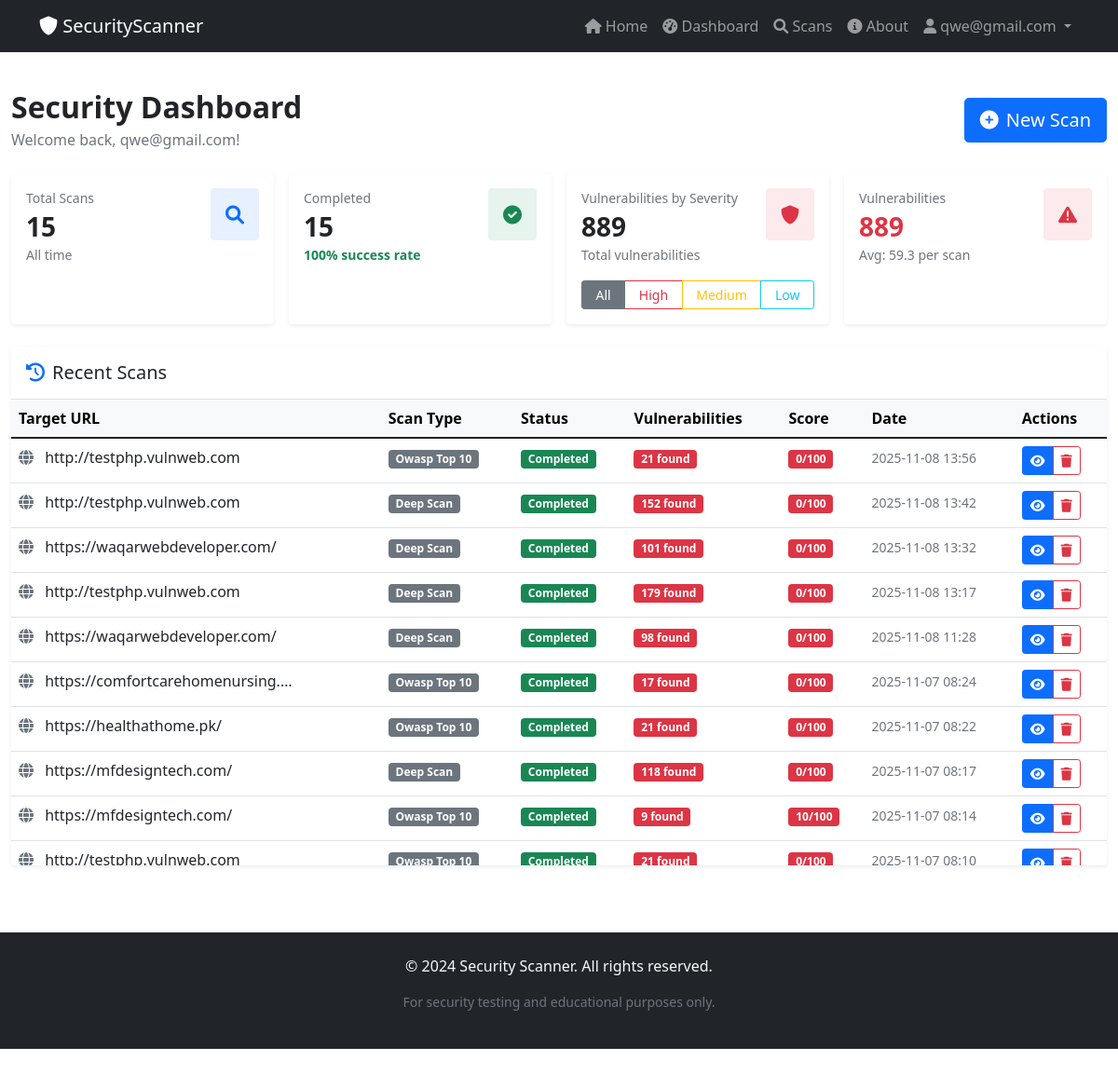
Before: /dashboard (signed in) with the older database file.
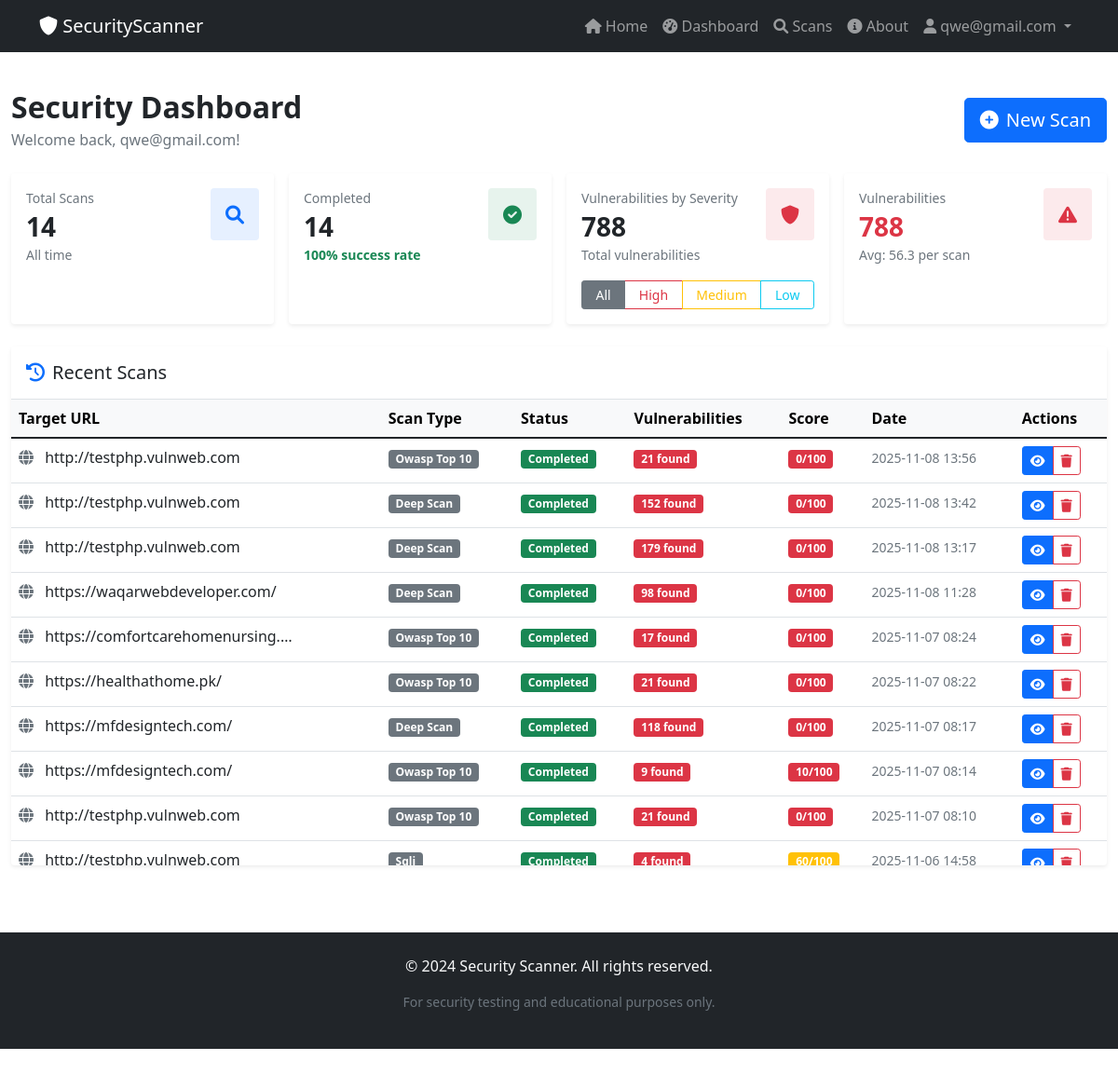
After: the same page with the newer database file.
### models.py (models this page shows, shortened)
class Scan(db.Model):
    __tablename__ = 'scans'
    id = db.Column(db.Integer, primary_key=True)
    user_id = db.Column(db.Integer, db.ForeignKey('users.id'), nullable=False)
    target_url = db.Column(db.String(500), nullable=False)
    scan_type = db.Column(db.String(50), nullable=False)
    status = db.Column(db.String(20), default='pending', index=True)
    results = db.Column(db.Text)  # JSON stored as text
    vulnerabilities_count = db.Column(db.Integer, default=0)
    security_score = db.Column(db.Integer, default=100)
    created_at = db.Column(db.DateTime, default=datetime.utcnow, index=True)
    started_at = db.Column(db.DateTime)
    completed_at = db.Column(db.DateTime)
    error_message = db.Column(db.Text)
    vulnerabilities = db.relationship('Vulnerability', backref='scan', lazy='dynamic', cascade='all, delete-orphan')
    def get_results(self):
        if not self.results:
            return {}
        try:
            return json.loads(self.results)
        except (json.JSONDecodeError, TypeError):
            return {'error': 'Invalid results format'}

### app.py (the view)
    @app.route('/dashboard')
    @login_required
    def dashboard():
        all_scans = Scan.query.filter(Scan.user_id == current_user.id, Scan.status != 'discarded').all()
        total_scans = len(all_scans)
        completed_scans = [s for s in all_scans if s.status == 'completed']
        active_scans = [s for s in all_scans if s.status == 'running']
        total_vulnerabilities = sum(s.vulnerabilities_count or 0 for s in all_scans)
        high_vulns = 0
        medium_vulns = 0
        low_vulns = 0
        for scan in all_scans:
            if scan.status == 'completed' and scan.results:
                results = scan.get_results()
                vulnerabilities = results.get('vulnerabilities', [])
                for vuln in vulnerabilities:
                    risk_level = vuln.get('risk_level', '')
                    if risk_level == 'High':
                        high_vulns += 1
                    elif risk_level == 'Medium':
                        medium_vulns += 1
                    elif risk_level == 'Low':
                        low_vulns += 1
        success_rate = round((len(completed_scans) / total_scans * 100)) if total_scans > 0 else 0
        avg_vulns = round(total_vulnerabilities / len(completed_scans), 1) if len(completed_scans) > 0 else 0
        stats = {
            'total_scans': total_scans,
            'completed_scans': len(completed_scans),
            'active_scans': len(active_scans),
            'total_vulnerabilities': total_vulnerabilities,
            'high_vulnerabilities': high_vulns,
            'medium_vulnerabilities': medium_vulns,
            'low_vulnerabilities': low_vulns,
            'success_rate': success_rate,
            'avg_vulnerabilities': avg_vulns
        }
        recent_scans = Scan.query.filter(Scan.user_id == current_user.id, Scan.status != 'discarded').order_by(Scan.created_at.desc()).all()
        return render_template('dashboard.html', scans=recent_scans, stats=stats)

### auth.py (called while the page is built)
@login_manager.user_loader
def load_user(user_id):
    return User.query.get(int(user_id))

### templates/dashboard.html (shortened to what the changed rows need)
{% extends "base.html" %}
{% block content %}
<div class="container-fluid py-4">
    <div class="row">
        <div class="col-12">
            <div class="d-flex justify-content-between align-items-center mb-4">
                <div>
                    <h2 class="fw-bold mb-1">Security Dashboard</h2>
                </div>
            </div>
            <div class="row g-3 mb-4">
                <div class="col-md-3">
                    <div class="card border-0 shadow-sm h-100">
                        <div class="card-body">
                            <div class="d-flex justify-content-between align-items-start">
                                <div>
                                    <p class="text-muted mb-1 small">Total Scans</p>
                                    <h3 id="totalScansCount" class="fw-bold mb-0">{{ stats.total_scans }}</h3>
                                    <small class="text-muted">All time</small>
                                </div>
                            </div>
                        </div>
                    </div>
                </div>
                <div class="col-md-3">
                    <div class="card border-0 shadow-sm h-100">
                        <div class="card-body">
                            <div class="d-flex justify-content-between align-items-start">
                                <div>
                                    <p class="text-muted mb-1 small">Completed</p>
                                    <h3 id="completedScansCount" class="fw-bold mb-0">{{ stats.completed_scans }}</h3>
                                    {% if stats.total_scans > 0 %}
                                    <small id="successRate" class="text-success">{{ stats.success_rate }}% success rate</small>
                                    {% else %}
                                    <small id="successRate" class="text-muted">No scans yet</small>
                                    {% endif %}
                                </div>
                            </div>
                        </div>
                    </div>
                </div>
                <div class="col-md-3">
                    <div class="card border-0 shadow-sm h-100">
                        <div class="card-body">
                            <div class="d-flex justify-content-between align-items-start mb-2">
                                <div class="flex-grow-1">
                                    <p class="text-muted mb-1 small">Vulnerabilities by Severity</p>
                                    <h3 id="severityCount" class="fw-bold mb-0">{{ stats.total_vulnerabilities }}</h3>
                                    <small id="severityLabel" class="text-muted">Total vulnerabilities</small>
                                </div>
                            </div>
                        </div>
                    </div>
                </div>
                <div class="col-md-3">
                    <div class="card border-0 shadow-sm h-100">
                        <div class="card-body">
                            <div class="d-flex justify-content-between align-items-start">
                                <div>
                                    <p class="text-muted mb-1 small">Vulnerabilities</p>
                                    <h3 id="totalVulnsCount" class="fw-bold mb-0 text-danger">{{ stats.total_vulnerabilities }}</h3>
                                    {% if stats.completed_scans > 0 %}
                                    <small id="avgVulns" class="text-muted">Avg: {{ stats.avg_vulnerabilities }} per scan</small>
                                    {% else %}
                                    <small id="avgVulns" class="text-muted">No data yet</small>
                                    {% endif %}
                                </div>
                            </div>
                        </div>
                    </div>
                </div>
            </div>
            <div class="card border-0 shadow-sm">
                <div class="card-body p-0">
                    {% if scans %}
                    <div class="table-responsive" style="max-height: 500px; overflow-y: auto; overflow-x: auto;">
                        <table class="table table-hover mb-0" id="scansTable">
                            <thead class="table-light" style="position: sticky; top: 0; z-index: 10;">
                                <tr>
                                    <th>Target URL</th>
                                    <th>Scan Type</th>
                                    <th>Status</th>
                                    <th>Vulnerabilities</th>
                                    <th>Score</th>
                                    <th>Date</th>
                                    <th>Actions</th>
                                </tr>
                            </thead>
                            <tbody>
                                {% for scan in scans %}
                                <tr>
                                    <td>
                                        <div class="text-truncate" style="max-width: 300px;">
                                            <i class="fas fa-globe text-muted me-2"></i>
                                            <span title="{{ scan.target_url }}">{{ scan.target_url }}</span>
                                        </div>
                                    </td>
                                    <td>
                                        <span class="badge bg-secondary">{{ scan.scan_type.replace('_', ' ').title() }}</span>
                                    </td>
                                    <td>
                                        {% if scan.status == 'completed' %}
                                            <span class="badge bg-success">Completed</span>
                                        {% elif scan.status == 'running' %}
                                            <span class="badge bg-warning">Running</span>
                                        {% elif scan.status == 'stopped' %}
                                            <span class="badge bg-secondary">Stopped</span>
                                        {% else %}
                                            <span class="badge bg-danger">Error</span>
                                        {% endif %}
                                    </td>
                                    <td>
                                        {% if scan.status == 'completed' %}
                                            {% if scan.vulnerabilities_count > 0 %}
                                                <span class="badge bg-danger">{{ scan.vulnerabilities_count }} found</span>
                                            {% else %}
                                                <span class="badge bg-success">0 found</span>
                                            {% endif %}
                                        {% else %}
                                            <span class="text-muted">-</span>
                                        {% endif %}
                                    </td>
                                    <td>
                                        {% if scan.status == 'completed' %}
                                            <span class="badge bg-{{ 'danger' if scan.security_score < 50 else 'warning' if scan.security_score < 80 else 'success' }}">
                                                {{ scan.security_score }}/100
                                            </span>
                                        {% else %}
                                            <span class="text-muted">-</span>
                                        {% endif %}
                                    </td>
                                    <td>
                                        <small class="text-muted scan-timestamp" data-timestamp="{{ scan.created_at.isoformat() }}">
                                            {{ scan.created_at.strftime('%Y-%m-%d %H:%M') }}
                                        </small>
                                    </td>
                                    <td>
                                        <div class="btn-group btn-group-sm" role="group">
                                            {% if scan.status == 'completed' %}
                                            <a href="{{ url_for('results', scan_id=scan.id) }}" class="btn btn-primary" title="View Results">
                                                <i class="fas fa-eye"></i>
                                            </a>
                                            {% endif %}
                                            <button onclick="deleteScan('{{ scan.id }}')" class="btn btn-outline-danger" title="Delete">
                                                <i class="fas fa-trash"></i>
                                            </button>
                                        </div>
                                    </td>
                                </tr>
                                {% endfor %}
                            </tbody>
                        </table>
                    </div>
                    {% else %}
                    <div class="text-center py-5">
                        <i class="fas fa-inbox fa-3x text-muted mb-3"></i>
                        <p class="text-muted">No scans yet. Start your first scan above!</p>
                    </div>
                    {% endif %}
                </div>
            </div>
        </div>
    </div>
</div>
{% endblock %}

Changed rows visible on the page:
removed Scan: target_url "https://waqarwebdeveloper.com/", scan_type.replace "Deep Scan", status "Completed", vulnerabilities_count "101", security_score "0", created_at "2025-11-08 13:32"
now on this page (row unchanged): Scan: target_url "http://testphp.vulnweb.com", scan_type.replace "Sqli", status "Completed", vulnerabilities_count "4", security_score "60", created_at "2025-11-06 14:58"
Other visible differences:
{{ stats.total_scans }}: "15" → "14"
{{ stats.completed_scans }}: "15" → "14"
{{ stats.total_vulnerabilities }}: "889" → "788"
{{ stats.avg_vulnerabilities }}: "59.3" → "56.3"
